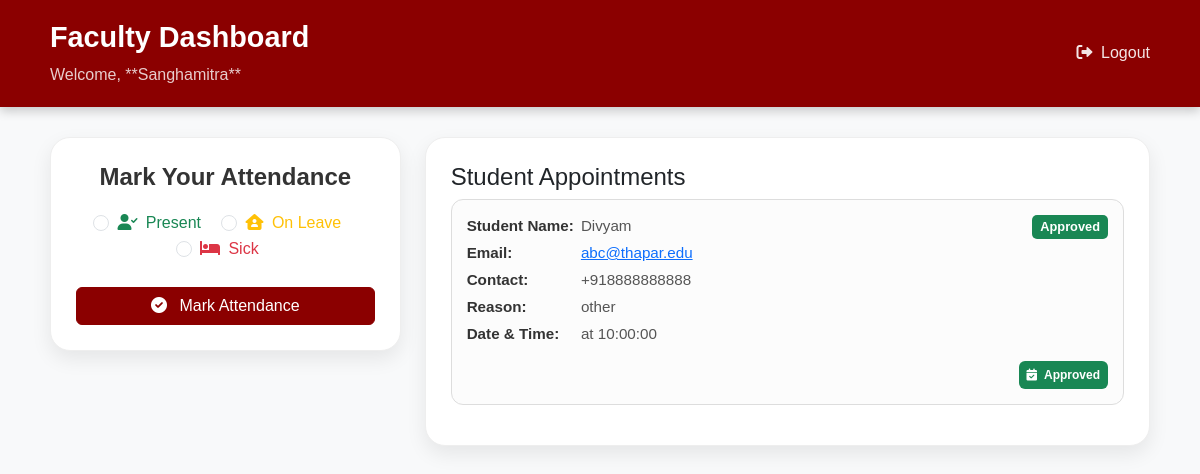
/faculty_dashboard.php (signed in), run on the app's committed database.
### tables this page shows
CREATE TABLE `appointments` (
  `id` int(11) NOT NULL,
  `faculty_id` int(11) NOT NULL,
  `student_name` varchar(255) NOT NULL,
  `student_email` varchar(255) NOT NULL,
  `department` varchar(255) NOT NULL,
  `subgroup` varchar(16) NOT NULL,
  `reason` enum('paper related','doubt related','project related','other') NOT NULL,
  `contact_number` varchar(20) NOT NULL,
  `slot_date` varchar(10) NOT NULL,
  `slot_time` varchar(50) NOT NULL,
  `created_at` timestamp NOT NULL DEFAULT current_timestamp(),
  `IPAddress` varchar(255) NOT NULL,
  `status` varchar(10) NOT NULL,
  `reason1` varchar(500) NOT NULL
);

### faculty_dashboard.php (the view, shortened to what this page needs)
<?php
$non_teaching_dates = [
    '2025-08-15',
    '2025-09-22',
    '2025-09-23',
    '2025-09-24',
    '2025-10-06',
    '2025-10-07',
    '2025-10-08',
    '2025-11-14',
    '2025-12-12',
    '2025-12-13',
    '2025-12-19',
    '2025-12-20',
];
$current_day_name = date('D');
$current_date_ymd = date('Y-m-d');
$is_academic_non_teaching_day = in_array($current_date_ymd, $non_teaching_dates);
$is_weekend = ($current_day_name === 'Sat' || $current_day_name === 'Sun');
$isAttendanceDisabledBySchedule = $is_weekend || $is_academic_non_teaching_day;
$isAttendanceClosedByTime = (time() > strtotime('today 10:30'));
$server='localhost';
$user='root';
$pw='';
$db='faculty_pool';
$con = mysqli_connect($server, $user, $pw, $db);
$db_error = null;
$faculty_id = $_SESSION['faculty_id'] ?? 101;
$faculty_name = $_SESSION['faculty_name'] ?? "Dr. Sharma";
$appointments = [];
$hasAttendanceBeenMarked = false;
$isAttendanceDisabled = $isAttendanceClosedByTime || $hasAttendanceBeenMarked || $isAttendanceDisabledBySchedule;
if (isset($con) && !$db_error) {
    $safe_faculty_id = mysqli_real_escape_string($con, $faculty_id);
    $sql = "
        SELECT
            id, student_name, student_email, contact_number, reason, slot_date, slot_time, status
        FROM appointments
        WHERE
            faculty_id = '$safe_faculty_id'
            AND status IN ('pending', 'approved')
        ORDER BY slot_date ASC, slot_time ASC
    ";
    $result = mysqli_query($con, $sql);
    if ($result) {
        while ($row = mysqli_fetch_assoc($result)) {
            $appointments[] = $row;
        }
    } else {
        error_log("Appointment Fetch Error: " . mysqli_error($con));
        $db_error = "Could not fetch appointments: Database error. Check logs for details.";
    }
} else {
    $db_error = $db_error ?? "Database connection not found or failed.";
}
?>
<!DOCTYPE html>
<html lang="en">
<head>
    <link href="https://cdn.jsdelivr.net/npm/bootstrap@5.3.2/dist/css/bootstrap.min.css" rel="stylesheet">
    <link rel="stylesheet" href="https://cdnjs.cloudflare.com/ajax/libs/font-awesome/6.0.0-beta3/css/all.min.css">
</head>
<body>
<header class="dashboard-header">
    <div class="d-flex justify-content-between align-items-center">
        <div>
            <h1>Faculty Dashboard</h1>
            <p>Welcome, **<?= htmlspecialchars($faculty_name) ?>**</p>
        </div>
        <a href="faculty-logout.php" class="back-link">
            <i class="fas fa-sign-out-alt me-1"></i> Logout
        </a>
    </div>
</header>
<div class="container-fluid content-area">
    <div class="row">
        <div class="col-12 col-md-4 mb-4">
            <div id="attendance-card" class="custom-card">
                <h4>Mark Your Attendance</h4>
                <form id="attendanceForm" method="GET">
                    <fieldset <?php if ($isAttendanceDisabled) echo 'disabled'; ?>>
                        <div class="mb-4 attendance-radio-group">
                            <div class="form-check form-check-inline">
                                <input class="form-check-input" type="radio" name="status" id="statusPresent" value="Present" required>
                                <label class="form-check-label text-success" for="statusPresent">
                                    <i class="fas fa-user-check me-1"></i> Present
                                </label>
                            </div>
                            <div class="form-check form-check-inline">
                                <input class="form-check-input" type="radio" name="status" id="statusLeave" value="On Leave">
                                <label class="form-check-label text-warning" for="statusLeave">
                                    <i class="fas fa-house-user me-1"></i> On Leave
                                </label>
                            </div>
                            <div class="form-check form-check-inline">
                                <input class="form-check-input" type="radio" name="status" id="statusSick" value="Sick">
                                <label class="form-check-label text-danger" for="statusSick">
                                    <i class="fas fa-bed me-1"></i> Sick
                                </label>
                            </div>
                        </div>
                        <button type="submit" class="btn btn-theme w-100">
                            <i class="fas fa-check-circle me-2"></i> Mark Attendance
                        </button>
                    </fieldset>
                </form>
            </div>
        </div>
        <div class="col-12 col-md-8">
            <div class="custom-card">
                <h4 class="text-start">Student Appointments</h4>
                <div id="appointment-list">
                    <?php if (empty($appointments)): ?>
                        <div class="alert alert-info text-center">No pending or approved appointments found.</div>
                    <?php else: ?>
                        <?php foreach ($appointments as $appointment): ?>
                        <div class="appointment-stack" data-appointment-id="<?= $appointment['id'] ?>">
                            <span class="status-badge status-badge-<?= strtolower(htmlspecialchars($appointment['status'])) ?>">
                                <?= htmlspecialchars($appointment['status']) ?>
                            </span>
                            <p><strong>Student Name:</strong> <?= htmlspecialchars($appointment['student_name']) ?></p>
                            <p><strong>Email:</strong> <a href="mailto:<?= htmlspecialchars($appointment['student_email']) ?>"><?= htmlspecialchars($appointment['student_email']) ?></a></p>
                            <p><strong>Contact:</strong> <?= htmlspecialchars($appointment['contact_number']) ?></p>
                            <p><strong>Reason:</strong> <?= htmlspecialchars($appointment['reason']) ?></p>
                            <p><strong>Date & Time:</strong> <?= htmlspecialchars($appointment['slot_date']) ?> at <?= htmlspecialchars($appointment['slot_time']) ?></p>
                            <div class="mt-3 d-flex justify-content-end gap-2">
                                <?php if (strtolower($appointment['status']) === 'pending'): ?>
                                <a href="faculty_dashboard.php?action=accept_appointment&appointment_id=<?= $appointment['id'] ?>" class="btn btn-success btn-sm">
                                    <i class="fas fa-check me-1"></i> Accept
                                </a>
                                <button class="btn btn-danger btn-sm appointment-action" data-action="decline-prep" data-id="<?= $appointment['id'] ?>" data-bs-toggle="modal" data-bs-target="#declineModal">
                                    <i class="fas fa-times me-1"></i> Decline
                                </button>
                                <?php else: ?>
                                <span class="badge bg-success p-2"><i class="fas fa-calendar-check me-1"></i> Approved</span>
                                <?php endif; ?>
                            </div>
                        </div>
                        <?php endforeach; ?>
                    <?php endif; ?>
                </div>
            </div>
        </div>
    </div>
</div>
</body>
</html>

### faculty_dashboard.php (style rules this page uses)
:root { --primary-color: #8B0000; --main-bg: #f8f9fa; --card-bg: #ffffff; --pending-color: orange; --approved-color: #198754; --danger-color: #dc3545; }
body { background-color: var(--main-bg); min-height: 100vh; font-family: Arial, sans-serif; }
.dashboard-header { background-color: var(--primary-color); color: white; padding: 20px 50px; box-shadow: 0 4px 10px rgba(0, 0, 0, 0.2); margin-bottom: 30px; }
.dashboard-header h1 { font-weight: 700; font-size: 1.8rem; }
.dashboard-header p { opacity: 0.8; margin-bottom: 0; }
.back-link { color: #fff; text-decoration: none; font-weight: 500; opacity: 0.9; }
.content-area { padding: 0 50px 50px; }
.custom-card { background-color: var(--card-bg); border-radius: 20px; box-shadow: 0 8px 20px rgba(0, 0, 0, 0.08); padding: 25px; border: 1px solid #eee; transition: box-shadow 0.3s; }
#attendance-card { text-align: center; }
#attendance-card h4 { font-weight: 600; margin-bottom: 20px; color: #333; }
.btn-theme { background-color: var(--primary-color); border-color: var(--primary-color); color: #fff; }
.appointment-stack { border: 1px solid #ddd; border-radius: 12px; padding: 15px; margin-bottom: 15px; background-color: #fcfcfc; position: relative; transition: opacity 0.3s ease-in-out; }
.appointment-stack .status-badge { position: absolute; top: 15px; right: 15px; padding: 2px 8px; border-radius: 5px; font-size: 0.8rem; font-weight: 600; color: white; }
.status-badge-approved { background-color: var(--approved-color); }
.appointment-stack p { margin-bottom: 4px; font-size: 0.95rem; color: #555; }
.appointment-stack p strong { display: inline-block; width: 110px; color: #333; font-weight: 600; }

### data on the page
appointments: status "Approved", student_name "Divyam", student_email "abc@thapar.edu", contact_number "+918888888888", reason "other", slot_time "10:00:00"

### other printed values
$faculty_name "Sanghamitra"
